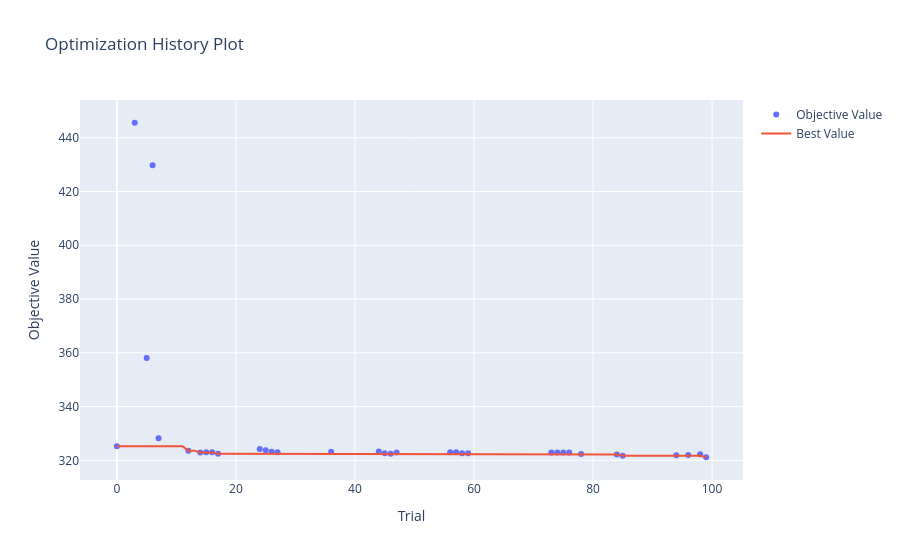
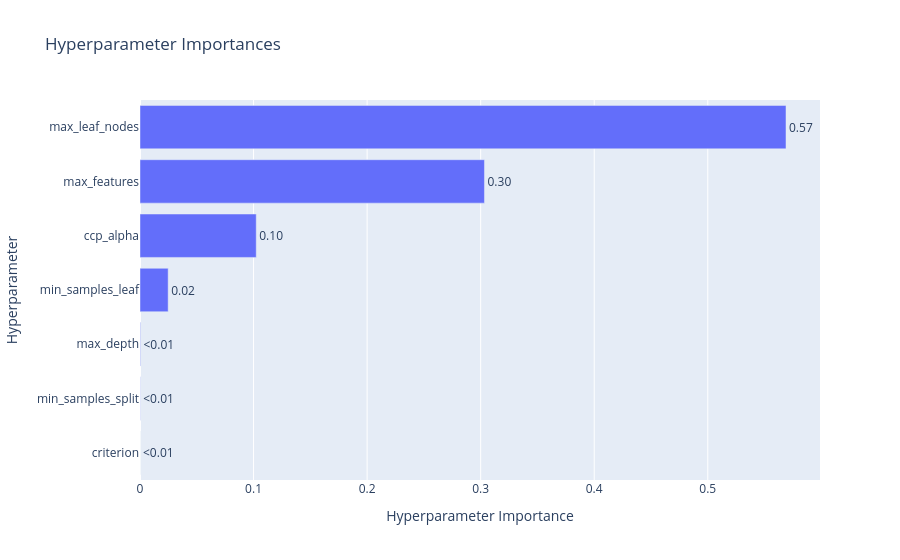

The cell these charts' notebook holds for them, in order:
### Code cell
def objective(trial):
    params = {
        "max_depth": trial.suggest_int("max_depth", 2, 50),
        "min_samples_split": trial.suggest_int("min_samples_split", 2, 20),
        "min_samples_leaf": trial.suggest_int("min_samples_leaf", 1, 20),
        "max_leaf_nodes": trial.suggest_int("max_leaf_nodes", 2, 100),  
        "ccp_alpha": trial.suggest_float("ccp_alpha", 0.0, 0.1),
        "max_features": trial.suggest_categorical("max_features", [None, "sqrt", "log2"]),
        "criterion": trial.suggest_categorical("criterion", ["squared_error", "absolute_error"])
    }

    model = DecisionTreeRegressor(**params, random_state=RANDOM_STATE)
    pipeline = Pipeline([
        ("preprocessor", tree_preprocessor),
        ("model", model)
    ])

    scorer = make_scorer(root_mean_squared_error)
    scores = cross_val_score(
        pipeline,
        X_train_val,
        y_train_val,
        cv=cv,
        scoring=scorer
    )

    mean_score = scores.mean()

    trial.report(mean_score, step=0)

    if trial.should_prune():
        raise optuna.TrialPruned()

    return mean_score

sampler = optuna.samplers.TPESampler(seed=RANDOM_STATE)
study = optuna.create_study(direction='minimize', sampler=sampler)
study.optimize(objective, n_trials=100, show_progress_bar=True, n_jobs=4)

fig1 = optuna.visualization.plot_optimization_history(study)
fig2 = optuna.visualization.plot_param_importances(study)

display(fig1)
display(fig2) 

tree_best_params = study.best_params
print("Лучшие гиперпараметры:", tree_best_params)
tree_best_value = study.best_value
print("Лучшее среднее значение RMSE на кросс-валидации:", round(tree_best_value, 3))

### Figure 1 — Plotly figure (JSON) as saved in the notebook; plotly's stock layout.template omitted (floating-point values rounded to 4 significant figures)
{"data": [{"mode": "markers", "name": "Objective Value", "type": "scatter", "x": [0, 3, 5, 6, 7, 12, 14, 15, 16, 17, 24, 25, 26, 27, 36, 44, 45, 46, 47, 56, 57, 58, 59, 73, 74, 75, 76, 78, 84, 85, 94, 96, 98, 99], "y": [325.3, 445.6, 358.1, 429.8, 328.2, 323.6, 322.9, 323.0, 323.0, 322.4, 324.2, 323.8, 323.2, 323.0, 323.2, 323.2, 322.6, 322.5, 322.9, 323.0, 323.0, 322.6, 322.6, 322.9, 322.9, 323.0, 322.9, 322.4, 322.1, 321.7, 321.9, 322.0, 322.2, 321.2]}, {"mode": "lines", "name": "Best Value", "type": "scatter", "x": [0, 1, 2, 3, 4, 5, 6, 7, 8, 9, 10, 11, 12, 13, 14, 15, 16, 17, 18, 19, 20, 21, 22, 23, 24, 25, 26, 27, 28, 29, 30, 31, 32, 33, 34, 35, 36, 37, 38, 39, 40, 41, 42, 43, 44, 45, 46, 47, 48, 49, 50, 51, 52, 53, 54, 55, 56, 57, 58, 59, 60, 61, 62, 63, 64, 65, 66, 67, 68, 69, 70, 71, 72, 73, 74, 75, 76, 77, 78, 79, 80, 81, 82, 83, 84, 85, 86, 87, 88, 89, 90, 91, 92, 93, 94, 95, 96, 97, 98, 99], "y": [325.3, 325.3, 325.3, 325.3, 325.3, 325.3, 325.3, 325.3, 325.3, 325.3, 325.3, 325.3, 323.6, 323.6, 322.9, 322.9, 322.9, 322.4, 322.4, 322.4, 322.4, 322.4, 322.4, 322.4, 322.4, 322.4, 322.4, 322.4, 322.4, 322.4, 322.4, 322.4, 322.4, 322.4, 322.4, 322.4, 322.4, 322.4, 322.4, 322.4, 322.4, 322.4, 322.4, 322.4, 322.4, 322.4, 322.4, 322.4, 322.4, 322.4, 322.4, 322.4, 322.4, 322.4, 322.4, 322.4, 322.4, 322.4, 322.4, 322.4, 322.4, 322.4, 322.4, 322.4, 322.4, 322.4, 322.4, 322.4, 322.4, 322.4, 322.4, 322.4, 322.4, 322.4, 322.4, 322.4, 322.4, 322.4, 322.4, 322.4, 322.4, 322.4, 322.4, 322.4, 322.1, 321.7, 321.7, 321.7, 321.7, 321.7, 321.7, 321.7, 321.7, 321.7, 321.7, 321.7, 321.7, 321.7, 321.7, 321.2]}, {"marker": {"color": "#cccccc"}, "mode": "markers", "name": "Infeasible Trial", "showlegend": false, "type": "scatter", "x": [], "y": []}], "layout": {"title": {"text": "Optimization History Plot"}, "xaxis": {"title": {"text": "Trial"}}, "yaxis": {"title": {"text": "Objective Value"}}}}

### Figure 2 — Plotly figure (JSON) as saved in the notebook; plotly's stock layout.template omitted (floating-point values rounded to 4 significant figures)
{"data": [{"cliponaxis": false, "hovertemplate": ["criterion (CategoricalDistribution): 0.0<extra></extra>", "min_samples_split (IntDistribution): 0.0001871936707843317<extra></extra>", "max_depth (IntDistribution): 0.00040864631375768225<extra></extra>", "min_samples_leaf (IntDistribution): 0.024798898280818136<extra></extra>", "ccp_alpha (FloatDistribution): 0.10236276767618567<extra></extra>", "max_features (CategoricalDistribution): 0.30334800899111064<extra></extra>", "max_leaf_nodes (IntDistribution): 0.5688944850673436<extra></extra>"], "name": "Objective Value", "orientation": "h", "text": ["<0.01", "<0.01", "<0.01", "0.02", "0.10", "0.30", "0.57"], "textposition": "outside", "type": "bar", "x": [0, 0.0001872, 0.0004086, 0.0248, 0.1024, 0.3033, 0.5689], "y": ["criterion", "min_samples_split", "max_depth", "min_samples_leaf", "ccp_alpha", "max_features", "max_leaf_nodes"]}], "layout": {"title": {"text": "Hyperparameter Importances"}, "xaxis": {"title": {"text": "Hyperparameter Importance"}}, "yaxis": {"title": {"text": "Hyperparameter"}}}}
